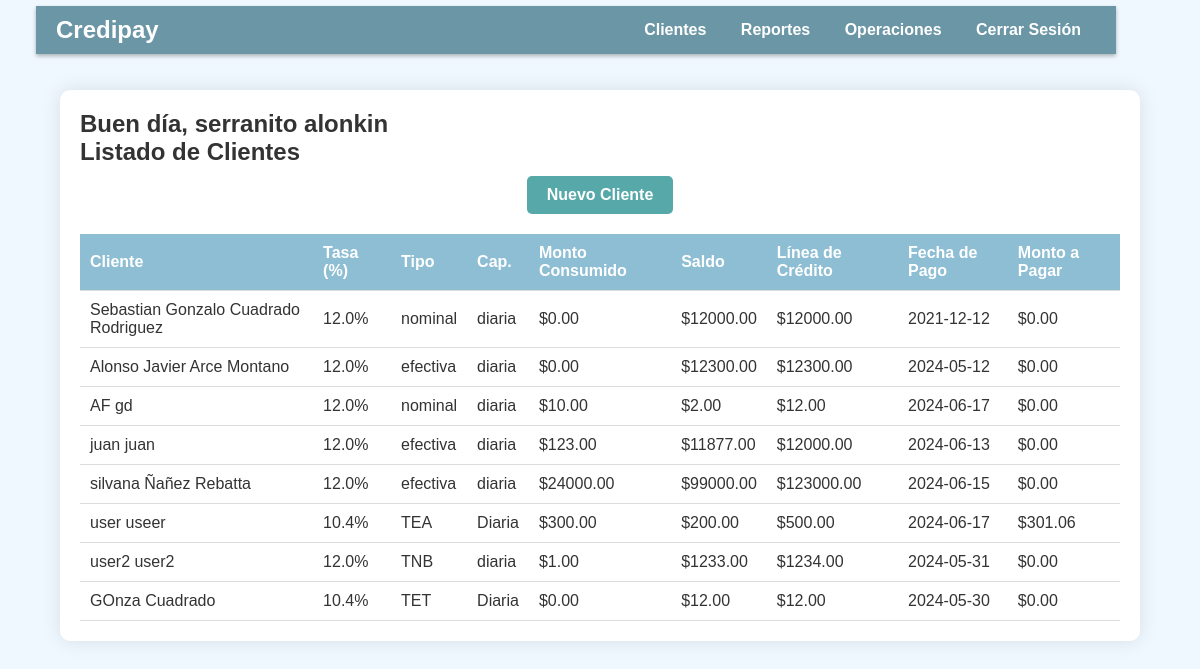
/principal (signed in), run on the app's committed database.
### tables this page shows
CREATE TABLE clients (
            id INTEGER PRIMARY KEY AUTOINCREMENT,
            user_id INTEGER NOT NULL,
            first_name TEXT NOT NULL,
            last_name TEXT NOT NULL,
            phone TEXT NOT NULL,
            dni TEXT NOT NULL,
            rate REAL NOT NULL,
            rate_type TEXT NOT NULL,
            capitalization TEXT NOT NULL,
            credit_line REAL NOT NULL,
            payment_date TEXT NOT NULL,
            late_rate REAL NOT NULL,
            FOREIGN KEY (user_id) REFERENCES users (id)
        );

### app.py (the view)
@app.route('/principal', methods=['GET', 'POST'])
def principal():
    if 'user_id' not in session:
        return redirect(url_for('login'))
    user_id = session['user_id']
    first_name = session.get('first_name')
    last_name = session.get('last_name')
    clients = get_clients_for_user(user_id)
    print(f"Sesión: first_name={first_name}, last_name={last_name}")
    return render_template('principal.html', first_name=first_name, last_name=last_name, clients=clients)

### templates/principal.html (shortened to what this page needs)
<!DOCTYPE html>
<html lang="es">
<head>
    <link rel="stylesheet" href="static/styles2.css">
</head>
<body>
    <nav class="navbar">
        <div class="navbar-container">
            <a href="/principal" class="navbar-brand">Credipay</a>
            <div class="navbar-links">
                <a href="/clientes">Clientes</a>
                <a href="/reportes">Reportes</a>
                <a href="/operaciones">Operaciones</a>
                <a href="/login">Cerrar Sesión</a>
            </div>
        </div>
    </nav>
    <div class="container">
        <div class="welcome-message">
            <h2>Buen día, {{ first_name }} {{ last_name }}</h2>
        </div>
        <h2>Listado de Clientes</h2>
        <div class="boton">
            <a href="/newcustomer" class="btn">Nuevo Cliente</a>
        </div>
        <table class="client-table">
            <thead>
                <tr>
                    <th>Cliente</th>
                    <th>Tasa (%)</th>
                    <th>Tipo</th>
                    <th>Cap.</th>
                    <th>Monto Consumido</th>
                    <th>Saldo</th>
                    <th>Línea de Crédito</th>
                    <th>Fecha de Pago</th>
                    <th>Monto a Pagar</th>
                </tr>
            </thead>
            <tbody>
                {% for client in clients %}
                <tr>
                    <td>{{ client[1] }} {{ client[2] }}</td>
                    <td>{{ client[5] }}%</td>
                    <td>{{ client[6] }}</td>
                    <td>{{ client[7] }}</td>
                    <td>${{ '%.2f' % client[11] }}</td>
                    <td>${{ '%.2f' % client[12] }}</td>
                    <td>${{ '%.2f' % client[8] }}</td>
                    <td>{{ client[9] }}</td>
                    <td>${{ '%.2f' % client[13] }}</td>
                </tr>
                {% endfor %}
            </tbody>
        </table>
    </div>
</body>
</html>

### static/styles2.css (style rules this page uses)
* { margin: 0; padding: 0; box-sizing: border-box; }
body { font-family: 'Arial', sans-serif; background-color: #f0f8ff; color: #333; padding-top: 70px; }
.navbar { position: fixed; left: 2.5%; right:2.5%; top:0; width: 90%; background-color: rgb(4 77 97 / 57%); padding: 10px 20px; z-index: 1000; display: flex; justify-content: space-between; align-items: center; box-shadow: 0 2px 4px rgba(0, 0, 0, 0.295); margin:0.5%; }
.navbar .navbar-container { display: flex; justify-content: space-between; align-items: center; width: 100%; }
.navbar .navbar-brand { color: #ffffff; font-size: 1.5em; text-decoration: none; font-weight: bold; }
.navbar .navbar-links a { color: #ffffff; text-decoration: none; margin: 0 15px; font-weight: bold; }
.container { margin: 20px auto; width: 90%; max-width: 1200px; background-color: #ffffff; border-radius: 10px; box-shadow: 0 0 20px rgba(0, 0, 0, 0.1); overflow: hidden; padding: 20px; }
.client-table { width: 100%; border-collapse: collapse; margin-top: 20px; }
.client-table th, .client-table td { padding: 10px; text-align: left; border-bottom: 1px solid #ddd; }
.client-table th { background-color: #4a97bb9f; color: #ffffff; }
.boton { text-align: center; }
.boton .btn { background-color: #56a9a8; color: #ffffff; padding: 10px 20px; border: none; border-radius: 5px; font-weight: bold; text-decoration: none; margin-top: 10px; display: inline-block; }

### data on the page
clients: first_name "Sebastian Gonzalo", last_name "Cuadrado Rodriguez", rate "12.0", rate_type "nominal", capitalization "diaria", value "0.00", credit_line "12000.00", payment_date "2021-12-12"
clients: first_name "Alonso Javier", last_name "Arce Montano", rate "12.0", rate_type "efectiva", capitalization "diaria", value "0.00", credit_line "12300.00", payment_date "2024-05-12"
clients: first_name "AF", last_name "gd", rate "12.0", rate_type "nominal", capitalization "diaria", value "10.00", value "2.00", credit_line "12.00", payment_date "2024-06-17", value "0.00"
clients: first_name "juan", last_name "juan", rate "12.0", rate_type "efectiva", capitalization "diaria", value "123.00", value "11877.00", credit_line "12000.00", payment_date "2024-06-13", value "0.00"
clients: first_name "silvana", last_name "Ñañez Rebatta", rate "12.0", rate_type "efectiva", capitalization "diaria", value "24000.00", value "99000.00", credit_line "123000.00", payment_date "2024-06-15", value "0.00"
clients: first_name "user", last_name "useer", rate "10.4", rate_type "TEA", capitalization "Diaria", value "300.00", value "200.00", credit_line "500.00", payment_date "2024-06-17", value "301.06"
clients: first_name "user2", last_name "user2", rate "12.0", rate_type "TNB", capitalization "diaria", user "1.00", value "1233.00", credit_line "1234.00", payment_date "2024-05-31", value "0.00"
clients: first_name "GOnza", last_name "Cuadrado", rate "10.4", rate_type "TET", capitalization "Diaria", value "0.00", value "12.00", credit_line "12.00", payment_date "2024-05-30"

### other printed values
{{ first_name }} "serranito"
{{ last_name }} "alonkin"
